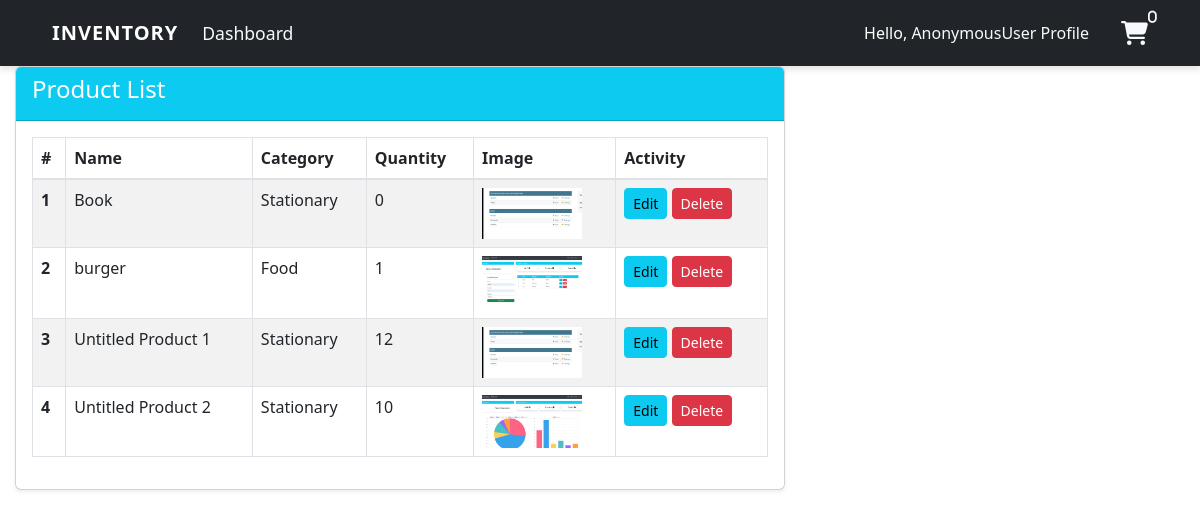
/Lowstock/, run on an earlier commit of the app's database.
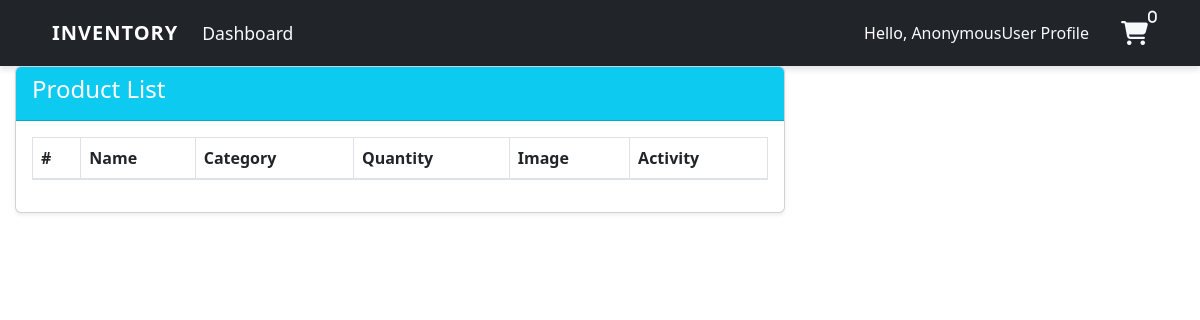
And on a later commit of the database.
### user/models.py (models this page shows, shortened)
class Product(models.Model):
    name = models.CharField(max_length=100, blank=True , default='Untitled Product')
    category = models.CharField(max_length=20, choices=CATEGORY, blank=True ,default='Stationary')
    quantity = models.PositiveIntegerField()
    price = models.DecimalField(max_digits=10, decimal_places=2, default=0.00)
    description = models.TextField(blank=True, null=True)
    image = models.ImageField(upload_to='product_images/', blank=True, null=True)

### user/views.py (the view)
# urls.py: path('Lowstock/' , views.Lowstock  , name='Lowstock'),
def Lowstock(request):
    items = Product.objects.filter(quantity__lt=50)
    Lowstock_count =items.count()
    product = Product.objects.all()
    workers = User.objects.all()
    worker = workers.count()
    order_count = Order.objects.count()
    orders = Order.objects.filter(payment_status='success')
    product_count = Product.objects.count()
    context = {
    'Lowstock_count': Lowstock_count,
    'items':items,
    'order':order,
    'product':product ,
    'workers':workers,
    'worker':worker,
    'order_count' : order_count,
    'orders': orders,
    'product_count':product_count
    }
    return render(request , 'dashboard/Lowstock.html' ,context)

### templates/dashboard/Lowstock.html (shortened to what this page needs)
{% extends 'partials/base.html' %}
{% block content %}
<div class="col-md-8">
  <div class="card shadow-sm">
    <div class="card-header bg-info text-white">
      <h4>Product List</h4>
    </div>
    <div class="card-body">
      <table class="table table-striped table-bordered">
        <thead class="bg-info text-white">
          <tr>
            <th scope="col">#</th>
            <th scope="col">Name</th>
            <th scope="col">Category</th>
            <th scope="col">Quantity</th>
            <th scope="col">Image</th>
            <th scope="col">Activity</th>
          </tr>
        </thead>
        <tbody>
          {% for item in items %}
            <tr>
              <th scope="row">{{ forloop.counter }}</th>
              <td>{{ item.name }}</td>
              <td>{{ item.category }}</td>
              <td>{{ item.quantity }}</td>
              <td>
                  <img src="{{ item.image.url }}" alt="{{ item.name }}" style="max-width: 100px; max-height: 100px;" />
              </td>
              <td>
                <a class="btn btn-info btn-sm" href="{% url 'product_update' item.id %}">Edit</a>
                <a class="btn btn-danger btn-sm" href="{% url 'delete' item.id %}">Delete</a>
              </td>
            </tr>
          {% endfor %}
        </tbody>
      </table>
    </div>
  </div>
</div>
{% endblock content%}

What changed in the data, as far as the page shows it:
no longer on this page (row edited): Product: name "Book", category "Stationary", quantity "0", image (picture)
no longer on this page (row edited): Product: name "burger", category "Food", quantity "1", image (picture)
no longer on this page (row edited): Product: name "Untitled Product 1", category "Stationary", quantity "12", image (picture)
no longer on this page (row edited): Product: name "Untitled Product 2", category "Stationary", quantity "10", image (picture)
